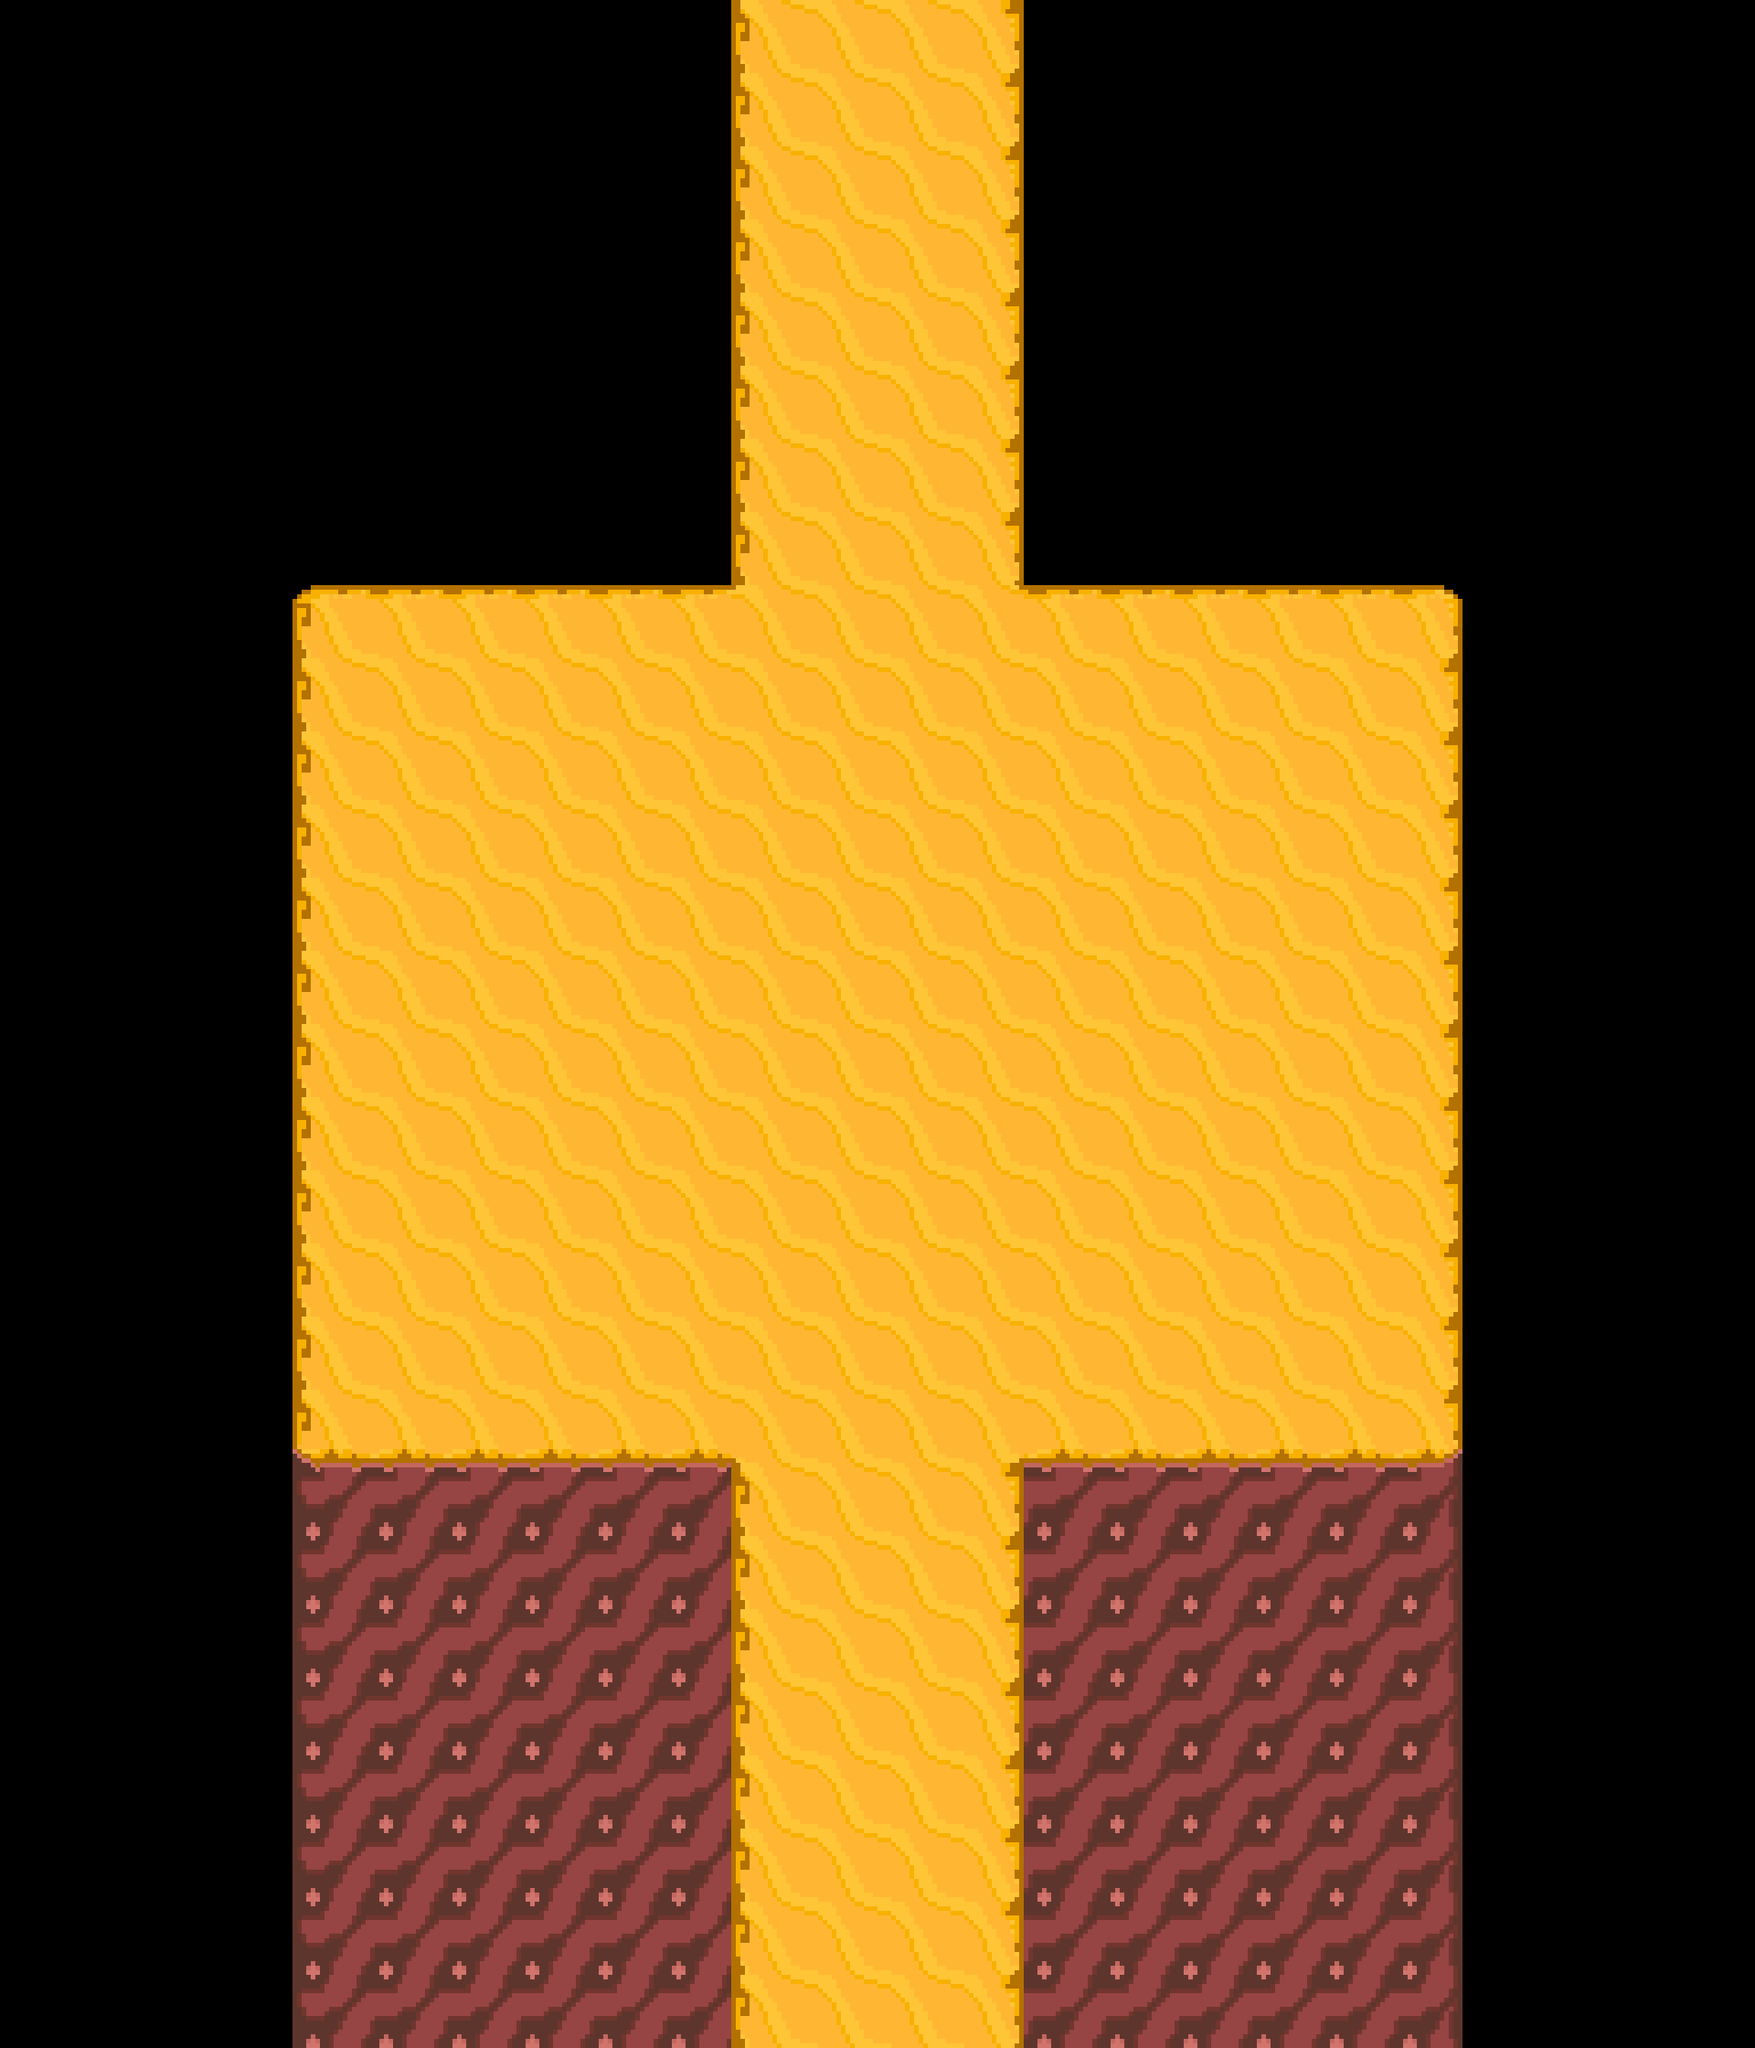

Rendered tile map (Tiled .tmx) drawn with the repository's tilesets; below, a short description and the full map source, tile grids included:
An orthogonal 24x28 tile map with 80x80 px tiles, 1 tile layer (Tile Layer 1) and 19 objects (12x Wall, 4x Normal, 2x RoomTransition, Save).

<map version="1.2" tiledversion="1.3.1" orientation="orthogonal" renderorder="right-down" compressionlevel="-1" width="24" height="28" tilewidth="80" tileheight="80" infinite="0" nextlayerid="3" nextobjectid="40">
 <tileset firstgid="1" source="Teehee Valley Tileset.tsx" />
 <layer id="1" name="Tile Layer 1" width="24" height="28">
  <data encoding="csv">
0,0,0,0,0,0,0,0,0,0,25,26,26,27,0,0,0,0,0,0,0,0,0,0,
0,0,0,0,0,0,0,0,0,0,25,26,26,27,0,0,0,0,0,0,0,0,0,0,
0,0,0,0,0,0,0,0,0,0,25,26,26,27,0,0,0,0,0,0,0,0,0,0,
0,0,0,0,0,0,0,0,0,0,25,26,26,27,0,0,0,0,0,0,0,0,0,0,
0,0,0,0,0,0,0,0,0,0,25,26,26,27,0,0,0,0,0,0,0,0,0,0,
0,0,0,0,0,0,0,0,0,0,25,26,26,27,0,0,0,0,0,0,0,0,0,0,
0,0,0,0,0,0,0,0,0,0,25,26,26,27,0,0,0,0,0,0,0,0,0,0,
0,0,0,0,0,0,0,0,0,0,25,26,26,27,0,0,0,0,0,0,0,0,0,0,
0,0,0,0,28,19,19,19,19,19,12,26,26,11,19,19,19,19,19,21,0,0,0,0,
0,0,0,0,25,26,26,26,26,26,26,26,26,26,26,26,26,26,26,27,0,0,0,0,
0,0,0,0,25,26,26,26,26,26,26,26,26,26,26,26,26,26,26,27,0,0,0,0,
0,0,0,0,25,26,26,26,26,26,26,26,26,26,26,26,26,26,26,27,0,0,0,0,
0,0,0,0,25,26,26,26,26,26,26,26,26,26,26,26,26,26,26,27,0,0,0,0,
0,0,0,0,25,26,26,26,26,26,26,26,26,26,26,26,26,26,26,27,0,0,0,0,
0,0,0,0,25,26,26,26,26,26,26,26,26,26,26,26,26,26,26,27,0,0,0,0,
0,0,0,0,25,26,26,26,26,26,26,26,26,26,26,26,26,26,26,27,0,0,0,0,
0,0,0,0,25,26,26,26,26,26,26,26,26,26,26,26,26,26,26,27,0,0,0,0,
0,0,0,0,25,26,26,26,26,26,26,26,26,26,26,26,26,26,26,27,0,0,0,0,
0,0,0,0,25,26,26,26,26,26,26,26,26,26,26,26,26,26,26,27,0,0,0,0,
0,0,0,0,32,33,33,33,33,33,5,26,26,4,33,33,33,33,33,34,0,0,0,0,
0,0,0,0,39,40,40,40,40,40,25,26,26,27,40,40,40,40,40,41,0,0,0,0,
0,0,0,0,29,30,30,30,30,30,25,26,26,27,30,30,30,30,30,31,0,0,0,0,
0,0,0,0,29,30,30,30,30,30,25,26,26,27,30,30,30,30,30,31,0,0,0,0,
0,0,0,0,29,30,30,30,30,30,25,26,26,27,30,30,30,30,30,31,0,0,0,0,
0,0,0,0,29,30,30,30,30,30,25,26,26,27,30,30,30,30,30,31,0,0,0,0,
0,0,0,0,29,30,30,30,30,30,25,26,26,27,30,30,30,30,30,31,0,0,0,0,
0,0,0,0,29,30,30,30,30,30,25,26,26,27,30,30,30,30,30,31,0,0,0,0,
0,0,0,0,29,30,30,30,30,30,25,26,26,27,30,30,30,30,30,31,0,0,0,0
</data>
 </layer>
 <objectgroup id="2" name="Object Layer 1">
  <object id="21" name="Wall" x="720" y="1600" width="80" height="680" />
  <object id="22" name="Wall" x="1120" y="1600" width="80" height="680" />
  <object id="23" name="Wall" x="1200" y="1600" width="400" height="80" />
  <object id="24" name="Wall" x="320" y="1600" width="400" height="80" />
  <object id="25" name="Wall" x="240" y="640" width="80" height="960" />
  <object id="26" name="Wall" x="1600" y="640" width="80" height="960" />
  <object id="27" name="Wall" x="1120" y="560" width="480" height="80" />
  <object id="28" name="Wall" x="320" y="560" width="480" height="80" />
  <object id="29" name="Wall" x="720" y="-40" width="80" height="600" />
  <object id="30" name="Wall" x="1120" y="-40" width="80" height="600" />
  <object id="31" name="Block" type="Save" x="960" y="1120" width="80" height="80">
   <properties>
    <property name="contents0" value="" />
    <property name="contents1" value="" />
    <property name="contents2" value="" />
    <property name="contents3" value="" />
    <property name="contents4" value="" />
    <property name="contents5" value="" />
    <property name="contents6" value="" />
    <property name="contents7" value="" />
    <property name="contents8" value="" />
    <property name="contents9" value="" />
   </properties>
  </object>
  <object id="32" name="Block" type="Normal" x="400" y="720" width="80" height="80">
   <properties>
    <property name="contents0" value="Other(self.game, self, 'Super Syrup', 2)" />
    <property name="contents1" value="" />
    <property name="contents2" value="" />
    <property name="contents3" value="" />
    <property name="contents4" value="" />
    <property name="contents5" value="" />
    <property name="contents6" value="" />
    <property name="contents7" value="" />
    <property name="contents8" value="" />
    <property name="contents9" value="" />
   </properties>
  </object>
  <object id="33" name="Block" type="Normal" x="1520" y="720" width="80" height="80">
   <properties>
    <property name="contents0" value="Other(self.game, self, 'Super Mushroom', 2)" />
    <property name="contents1" value="" />
    <property name="contents2" value="" />
    <property name="contents3" value="" />
    <property name="contents4" value="" />
    <property name="contents5" value="" />
    <property name="contents6" value="" />
    <property name="contents7" value="" />
    <property name="contents8" value="" />
    <property name="contents9" value="" />
   </properties>
  </object>
  <object id="34" name="Block" type="Normal" x="400" y="1520" width="80" height="80">
   <properties>
    <property name="contents0" value="Other(self.game, self, 'Super Nut', 2)" />
    <property name="contents1" value="" />
    <property name="contents2" value="" />
    <property name="contents3" value="" />
    <property name="contents4" value="" />
    <property name="contents5" value="" />
    <property name="contents6" value="" />
    <property name="contents7" value="" />
    <property name="contents8" value="" />
    <property name="contents9" value="" />
   </properties>
  </object>
  <object id="35" name="Block" type="Normal" x="1520" y="1520" width="80" height="80">
   <properties>
    <property name="contents0" value="Other(self.game, self, '1-UP Deluxe', 2)" />
    <property name="contents1" value="" />
    <property name="contents2" value="" />
    <property name="contents3" value="" />
    <property name="contents4" value="" />
    <property name="contents5" value="" />
    <property name="contents6" value="" />
    <property name="contents7" value="" />
    <property name="contents8" value="" />
    <property name="contents9" value="" />
    <property name="playerPosx" type="int" value="960" />
   </properties>
  </object>
  <object id="36" name="RoomTransition" x="800" y="2240" width="320" height="40">
   <properties>
    <property name="playerPosx" type="int" value="2240" />
    <property name="playerPosy" type="int" value="80" />
    <property name="room" value="self.game.loadTeeheeValleyRoom6()" />
   </properties>
  </object>
  <object id="37" name="Wall" x="720" y="2280" width="480" height="80" />
  <object id="38" name="RoomTransition" x="800" y="-40" width="320" height="40">
   <properties>
    <property name="playerPosx" type="int" value="1280" />
    <property name="playerPosy" type="int" value="2000" />
    <property name="room" value="self.game.loadTeeheeValleyBossRoom()" />
   </properties>
  </object>
  <object id="39" name="Wall" x="720" y="-120" width="480" height="80" />
 </objectgroup>
</map>
